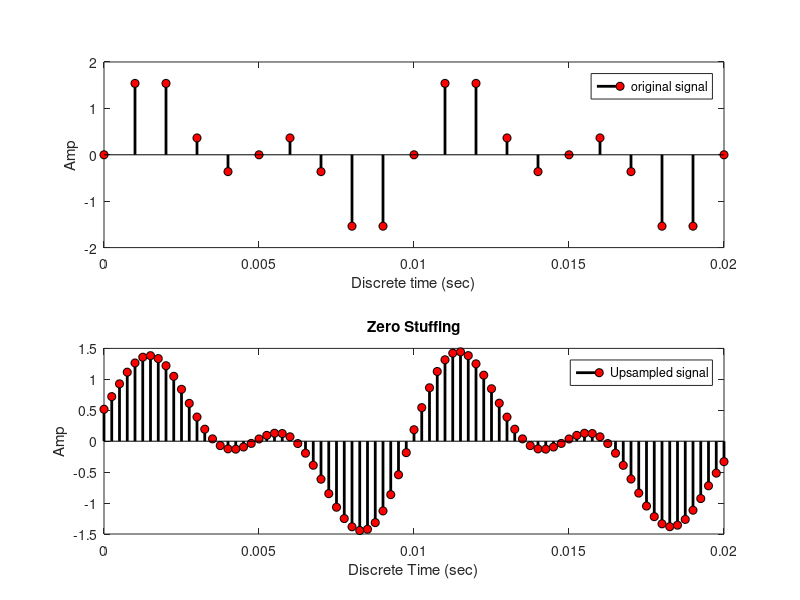
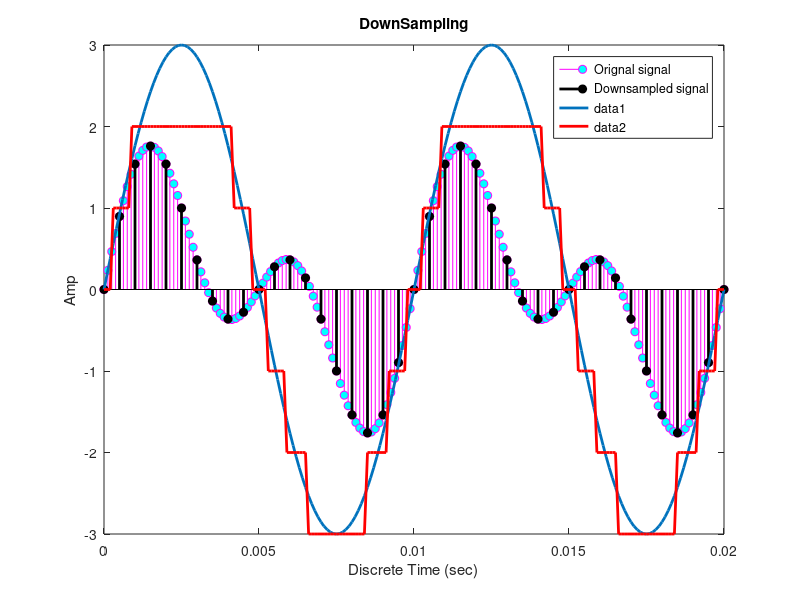

Write the MATLAB code that produced these figures, in order. (Note: this script raises an error after producing the figures.)
% Lab 2

% Multi Sampling
% Up-Sampling
    % Zero Stuffing method
        % values exist only for values of n/L where n = +-0, L, 2L,...
        % and zero for all other values
        % here L is upsampling factor
    % Interpolation
        % adding values (as per fn) 


close all;
clear;
clc;

F1 = 100;
F2 = 200;
Fs = 1000;
Ts = 1/Fs;
nTs = 0: Ts: 2/F1;
x = sin(2*pi*F1*nTs) + sin(2*pi*F2*nTs);

%------- up sampling
L = 4; % sampling factor
Tsup = Ts/L; % sampling interval decreases by sampling factor

% zero stuffing method
% xup = upsample(x, L);
% interpolation method
xup = interp(x,L);
nup = 0:length(xup)-1;
tup = nup*Tsup;

figure;
subplot(211);
stem(nTs, x, "k", "Markerfacecolor","r","LineWidth",2);
xlabel("Discrete time (sec)");
ylabel("Amp");
xlim([0 0.02]);
legend("original signal");

subplot(212);
stem(tup, xup, "k","Markerfacecolor","r","LineWidth",2);
xlabel("Discrete Time (sec)");
ylabel("Amp");
xlim([0 0.02]);
legend("Upsampled signal");
title("Zero Stuffing")

pause;
disp("press any key to continue");

% ---------------------- downsampling ------ 
% discard M-1 samples btw two consecutive samples
    % where M is the downsampling factor

close all;
clear;
clc;

F1 = 100;
F2 = 200;
Fs = 8000;
Ts = 1/Fs;
nTs = 0: Ts: 2/F1;
x = sin(2*pi*F1*nTs) + sin(2*pi*F2*nTs);
M = 4; % downsampling factor
Tsdown = M*Ts;
xdown = downsample(x, M);
ndown = 0:length(xdown) -1;
tdown = ndown*Tsdown;

figure;
stem(nTs, x,"m","Markerfacecolor","c");
hold;
stem(tdown, xdown, "k","filled","LineWidth",2);
xlabel("Discrete Time (sec)");
ylabel("Amp");
xlim([0 0.02]);
legend("Orignal signal","Downsampled signal");
title("DownSampling")


% resampling of a signal: by factor L/M;
%   when a fractional factor is required
     % using resample command

% ============== Quantizaion ============ %
% bit depth => number of bits
% rounding error --> quantization error

close all;
clear;clc;
F = 100; T = 1/F;
Fs = 10000; Ts = 1/Fs;
nTs = 0:Ts:2*T;
% change the bit depth and observe difference
bits = 2; %bit depth
levels = 2^bits;
maxmag = 2^(bits)-1;
x = maxmag*sin(2*pi*F*nTs);
plot(nTs,x,"LineWidth",2);
hold on;
axis = [0 2*T-(maxmag+1) maxmag+1];
xq = round(x); % quantized values

% keep the xq in limit
xq(xq==maxmag) = maxmag-1;
plot(nTs, xq, "r","LineWidth",2);

% BUG
for i= -maxmag:maxmag-1 % quantization levels
%     xq = num2str(i);
    fplot(xq, axis, "k:");
end
legend("Sampled Signal", "Quantized signal","Quantization level");
xq = "0";
fplot(xq, axis, "k-");
xlabel("Time (sec)");
ylabel("Amp");
title(sprintf("Quantization with %g bits and %g levels of ADC",bits, levels));
hold off;


